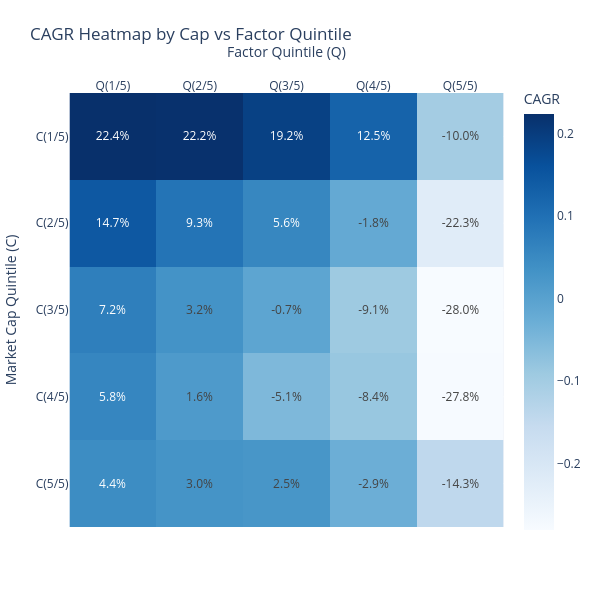

Notebook source saved alongside this figure:
### Code cell
import plotly.express as px

fig = px.imshow(
    cagr_matrix.astype(float),
    text_auto=".1%",
    color_continuous_scale="Blues",  # 파란 계열
    aspect="equal",                  # 정사각형 셀
    labels=dict(
        x="Factor Quintile (Q)", 
        y="Market Cap Quintile (C)", 
        color="CAGR"
    )
)

fig.update_layout(
    title="CAGR Heatmap by Cap vs Factor Quintile",
    xaxis=dict(side="top"),
    width=600,   # 가로 크기
    height=600,  # 세로 크기
    margin=dict(l=60, r=60, t=80, b=60)  # 여백 조정
)

fig.show()

### Figure 1 — Plotly figure (JSON) as saved in the notebook; plotly's stock layout.template omitted (floating-point values rounded to 4 significant figures)
{"data": [{"coloraxis": "coloraxis", "hovertemplate": "Factor Quintile (Q): %{x}<br>Market Cap Quintile (C): %{y}<br>CAGR: %{z}<extra></extra>", "name": "0", "texttemplate": "%{z:.1%}", "type": "heatmap", "x": ["Q(1/5)", "Q(2/5)", "Q(3/5)", "Q(4/5)", "Q(5/5)"], "xaxis": "x", "y": ["C(1/5)", "C(2/5)", "C(3/5)", "C(4/5)", "C(5/5)"], "yaxis": "y", "z": [[0.2239, 0.2217, 0.1922, 0.1254, -0.1004], [0.1468, 0.09278, 0.05558, -0.01794, -0.2228], [0.07178, 0.03167, -0.007377, -0.09084, -0.2803], [0.05812, 0.0165, -0.05133, -0.08441, -0.2782], [0.04439, 0.02973, 0.02519, -0.02905, -0.143]]}], "layout": {"coloraxis": {"colorbar": {"title": {"text": "CAGR"}}, "colorscale": [[0, "rgb(247,251,255)"], [0.125, "rgb(222,235,247)"], [0.25, "rgb(198,219,239)"], [0.375, "rgb(158,202,225)"], [0.5, "rgb(107,174,214)"], [0.625, "rgb(66,146,198)"], [0.75, "rgb(33,113,181)"], [0.875, "rgb(8,81,156)"], [1, "rgb(8,48,107)"]]}, "height": 600, "margin": {"b": 60, "l": 60, "r": 60, "t": 80}, "title": {"text": "CAGR Heatmap by Cap vs Factor Quintile"}, "width": 600, "xaxis": {"anchor": "y", "constrain": "domain", "domain": [0, 1], "scaleanchor": "y", "side": "top", "title": {"text": "Factor Quintile (Q)"}}, "yaxis": {"anchor": "x", "autorange": "reversed", "constrain": "domain", "domain": [0, 1], "title": {"text": "Market Cap Quintile (C)"}}}}
